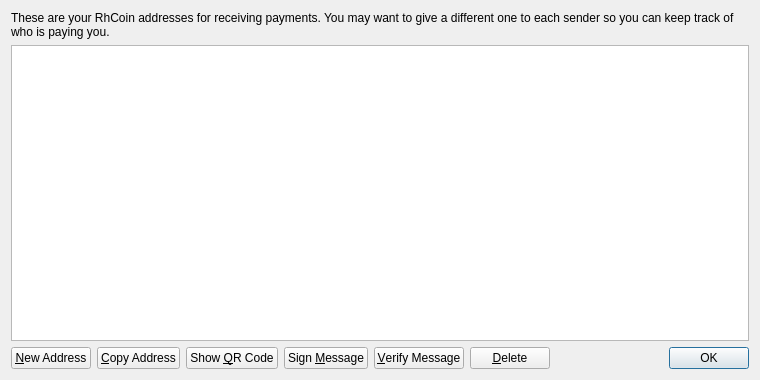
<?xml version="1.0" encoding="UTF-8"?>
<ui version="4.0">
 <class>AddressBookPage</class>
 <widget class="QWidget" name="AddressBookPage">
  <property name="geometry">
   <rect>
    <x>0</x>
    <y>0</y>
    <width>760</width>
    <height>380</height>
   </rect>
  </property>
  <property name="windowTitle">
   <string>Address Book</string>
  </property>
  <layout class="QVBoxLayout" name="verticalLayout">
   <item>
    <widget class="QLabel" name="labelExplanation">
     <property name="text">
      <string>These are your RhCoin addresses for receiving payments. You may want to give a different one to each sender so you can keep track of who is paying you.</string>
     </property>
     <property name="textFormat">
      <enum>Qt::PlainText</enum>
     </property>
     <property name="wordWrap">
      <bool>true</bool>
     </property>
    </widget>
   </item>
   <item>
    <widget class="QTableView" name="tableView">
     <property name="contextMenuPolicy">
      <enum>Qt::CustomContextMenu</enum>
     </property>
     <property name="toolTip">
      <string>Double-click to edit address or label</string>
     </property>
     <property name="tabKeyNavigation">
      <bool>false</bool>
     </property>
     <property name="alternatingRowColors">
      <bool>true</bool>
     </property>
     <property name="selectionMode">
      <enum>QAbstractItemView::SingleSelection</enum>
     </property>
     <property name="selectionBehavior">
      <enum>QAbstractItemView::SelectRows</enum>
     </property>
     <property name="sortingEnabled">
      <bool>true</bool>
     </property>
     <attribute name="verticalHeaderVisible">
      <bool>false</bool>
     </attribute>
    </widget>
   </item>
   <item>
    <layout class="QHBoxLayout" name="horizontalLayout">
     <item>
      <widget class="QPushButton" name="newAddressButton">
       <property name="toolTip">
        <string>Create a new address</string>
       </property>
       <property name="text">
        <string>&amp;New Address</string>
       </property>
       <property name="icon">
        <iconset resource="../bitcoin.qrc">
         <normaloff>:/icons/add</normaloff>:/icons/add</iconset>
       </property>
      </widget>
     </item>
     <item>
      <widget class="QPushButton" name="copyToClipboard">
       <property name="toolTip">
        <string>Copy the currently selected address to the system clipboard</string>
       </property>
       <property name="text">
        <string>&amp;Copy Address</string>
       </property>
       <property name="icon">
        <iconset resource="../bitcoin.qrc">
         <normaloff>:/icons/editcopy</normaloff>:/icons/editcopy</iconset>
       </property>
      </widget>
     </item>
     <item>
      <widget class="QPushButton" name="showQRCode">
       <property name="text">
        <string>Show &amp;QR Code</string>
       </property>
       <property name="icon">
        <iconset resource="../bitcoin.qrc">
         <normaloff>:/icons/qrcode</normaloff>:/icons/qrcode</iconset>
       </property>
      </widget>
     </item>
     <item>
      <widget class="QPushButton" name="signMessage">
       <property name="toolTip">
        <string>Sign a message to prove you own a RhCoin address</string>
       </property>
       <property name="text">
        <string>Sign &amp;Message</string>
       </property>
       <property name="icon">
        <iconset resource="../bitcoin.qrc">
         <normaloff>:/icons/edit</normaloff>:/icons/edit</iconset>
       </property>
      </widget>
     </item>
     <item>
      <widget class="QPushButton" name="verifyMessage">
       <property name="toolTip">
        <string>Verify a message to ensure it was signed with a specified RhCoin address</string>
       </property>
       <property name="text">
        <string>&amp;Verify Message</string>
       </property>
       <property name="icon">
        <iconset resource="../bitcoin.qrc">
         <normaloff>:/icons/transaction_0</normaloff>:/icons/transaction_0</iconset>
       </property>
      </widget>
     </item>
     <item>
      <widget class="QPushButton" name="deleteButton">
       <property name="toolTip">
        <string>Delete the currently selected address from the list</string>
       </property>
       <property name="text">
        <string>&amp;Delete</string>
       </property>
       <property name="icon">
        <iconset resource="../bitcoin.qrc">
         <normaloff>:/icons/remove</normaloff>:/icons/remove</iconset>
       </property>
      </widget>
     </item>
     <item>
      <spacer name="horizontalSpacer">
       <property name="orientation">
        <enum>Qt::Horizontal</enum>
       </property>
       <property name="sizeHint" stdset="0">
        <size>
         <width>40</width>
         <height>20</height>
        </size>
       </property>
      </spacer>
     </item>
     <item>
      <widget class="QDialogButtonBox" name="buttonBox">
       <property name="sizePolicy">
        <sizepolicy hsizetype="Maximum" vsizetype="Fixed">
         <horstretch>0</horstretch>
         <verstretch>0</verstretch>
        </sizepolicy>
       </property>
       <property name="standardButtons">
        <set>QDialogButtonBox::Ok</set>
       </property>
      </widget>
     </item>
    </layout>
   </item>
  </layout>
 </widget>
 <resources>
  <include location="../bitcoin.qrc"/>
 </resources>
 <connections/>
</ui>
